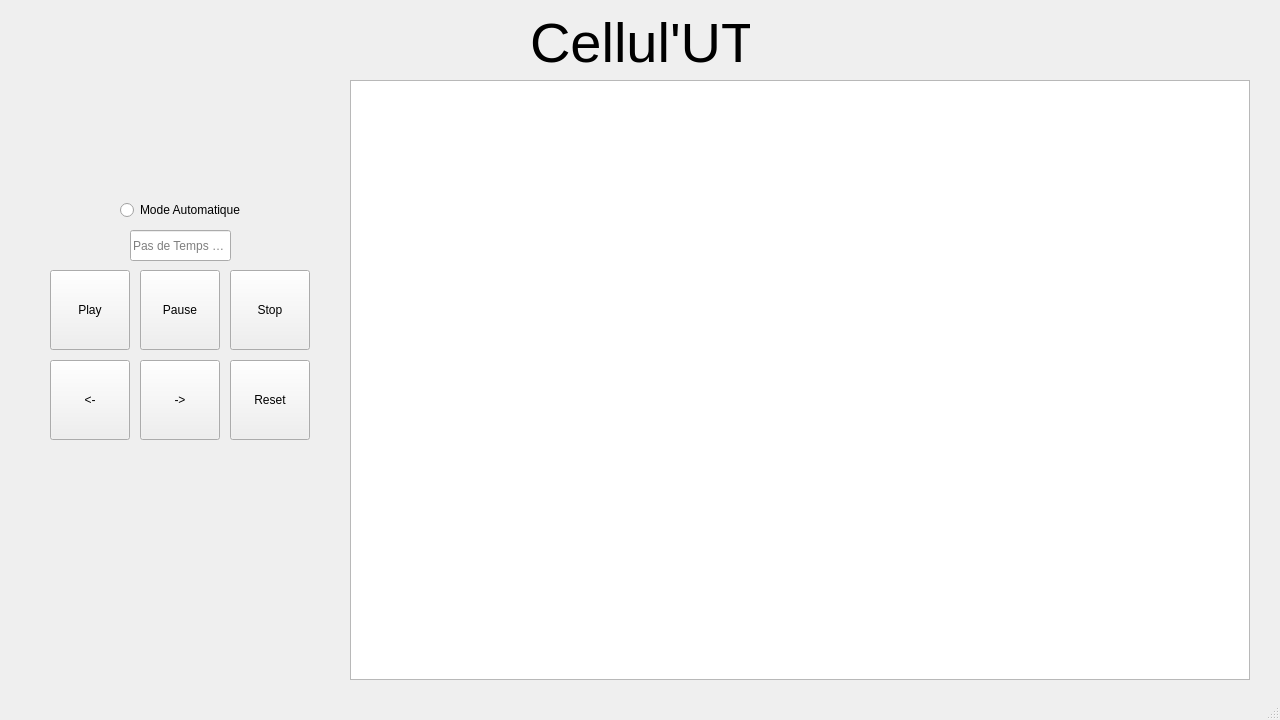
<?xml version="1.0" encoding="UTF-8"?>
<ui version="4.0">
 <class>MainWindow</class>
 <widget class="QMainWindow" name="MainWindow">
  <property name="geometry">
   <rect>
    <x>0</x>
    <y>0</y>
    <width>1280</width>
    <height>720</height>
   </rect>
  </property>
  <property name="font">
   <font>
    <family>Arial</family>
   </font>
  </property>
  <property name="windowTitle">
   <string>MainWindow</string>
  </property>
  <widget class="QWidget" name="centralwidget">
   <widget class="QLabel" name="label">
    <property name="geometry">
     <rect>
      <x>530</x>
      <y>10</y>
      <width>220</width>
      <height>65</height>
     </rect>
    </property>
    <property name="font">
     <font>
      <family>Arial</family>
      <pointsize>42</pointsize>
     </font>
    </property>
    <property name="text">
     <string>Cellul'UT</string>
    </property>
   </widget>
   <widget class="QPushButton" name="playButton">
    <property name="geometry">
     <rect>
      <x>50</x>
      <y>270</y>
      <width>80</width>
      <height>80</height>
     </rect>
    </property>
    <property name="text">
     <string>Play</string>
    </property>
   </widget>
   <widget class="QPushButton" name="pausButton">
    <property name="geometry">
     <rect>
      <x>140</x>
      <y>270</y>
      <width>80</width>
      <height>80</height>
     </rect>
    </property>
    <property name="text">
     <string>Pause</string>
    </property>
   </widget>
   <widget class="QPushButton" name="stopButton">
    <property name="geometry">
     <rect>
      <x>230</x>
      <y>270</y>
      <width>80</width>
      <height>80</height>
     </rect>
    </property>
    <property name="text">
     <string>Stop</string>
    </property>
   </widget>
   <widget class="QRadioButton" name="autoButton">
    <property name="geometry">
     <rect>
      <x>120</x>
      <y>200</y>
      <width>121</width>
      <height>20</height>
     </rect>
    </property>
    <property name="text">
     <string>Mode Automatique</string>
    </property>
   </widget>
   <widget class="QPushButton" name="backButton">
    <property name="geometry">
     <rect>
      <x>50</x>
      <y>360</y>
      <width>80</width>
      <height>80</height>
     </rect>
    </property>
    <property name="text">
     <string>&lt;-</string>
    </property>
   </widget>
   <widget class="QPushButton" name="forwardButton">
    <property name="geometry">
     <rect>
      <x>140</x>
      <y>360</y>
      <width>80</width>
      <height>80</height>
     </rect>
    </property>
    <property name="text">
     <string>-&gt;</string>
    </property>
   </widget>
   <widget class="QLineEdit" name="lineEdit">
    <property name="geometry">
     <rect>
      <x>130</x>
      <y>230</y>
      <width>101</width>
      <height>31</height>
     </rect>
    </property>
    <property name="font">
     <font>
      <family>Arial</family>
     </font>
    </property>
    <property name="readOnly">
     <bool>false</bool>
    </property>
    <property name="placeholderText">
     <string>Pas de Temps (ms)</string>
    </property>
   </widget>
   <widget class="QPushButton" name="stopButton_2">
    <property name="geometry">
     <rect>
      <x>230</x>
      <y>360</y>
      <width>80</width>
      <height>80</height>
     </rect>
    </property>
    <property name="text">
     <string>Reset</string>
    </property>
   </widget>
   <widget class="QGraphicsView" name="graphicsView">
    <property name="geometry">
     <rect>
      <x>350</x>
      <y>80</y>
      <width>900</width>
      <height>600</height>
     </rect>
    </property>
    <property name="verticalScrollBarPolicy">
     <enum>Qt::ScrollBarAlwaysOff</enum>
    </property>
    <property name="horizontalScrollBarPolicy">
     <enum>Qt::ScrollBarAlwaysOff</enum>
    </property>
    <property name="sizeAdjustPolicy">
     <enum>QAbstractScrollArea::AdjustToContents</enum>
    </property>
   </widget>
  </widget>
  <widget class="QStatusBar" name="statusbar">
   <property name="font">
    <font>
     <family>Arial</family>
    </font>
   </property>
  </widget>
 </widget>
 <resources/>
 <connections/>
</ui>
